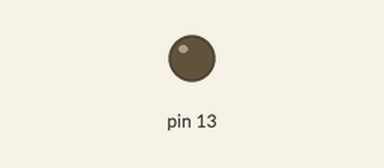
Simulated run of this sketch. Board: Arduino Uno, built with avr-gcc and run on an emulated ATmega328P. Shown: output pins drawn as LEDs (lit = HIGH). Sleep ends after the set time or at an interrupt.

Above: at 2.0 s.
At 6.2 s:
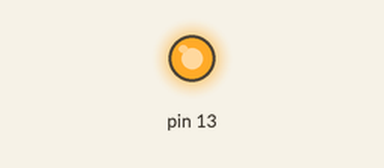
Timing chart, 0 to 10.9 s (numbered marks = the images above):
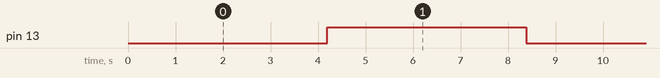

Measured:
- by itself, pin 13: alternates HIGH for 4.2 s and LOW for 4.2 s

The sketch:

A014_SleepTimer.ino
```cpp
/*
7.14 - Sleep con Arduino UNO e risveglio da timer
*/

//includo le librerie per lo sleep
#include <avr/sleep.h>
#include <avr/power.h>

//flag modificato dal timer
volatile int flag = 0;

void setup() {
  //imposto i pin
  pinMode(13, OUTPUT);
  //setup del timer
  TCCR1A = 0x00;
  TCNT1=0x0000;
  //prescaler a 1024
  TCCR1B = 0x05;
  //interrupt su overflow
  TIMSK1=0x01;
}

void loop() {
  if(flag == 1) {
    //azzero il flag
    flag = 0;
    //modifico lo stato del pin
    digitalWrite(13, !digitalRead(13));
    //attiva lo sleep mode
    enterSleep();
  }
}

ISR(TIMER1_OVF_vect) {
   flag = 1;
}

void enterSleep(void) {
  //configuro lo sleep mode
  set_sleep_mode(SLEEP_MODE_IDLE);
  sleep_enable();

  //disabilita le periferiche
  power_adc_disable();
  power_spi_disable();
  power_timer0_disable();
  power_timer2_disable();
  power_twi_disable();

  sleep_mode();

  //riprenderà da qui...
  sleep_disable();

  //abilita le periferiche del microcontrollore
  power_all_enable();
}
```
